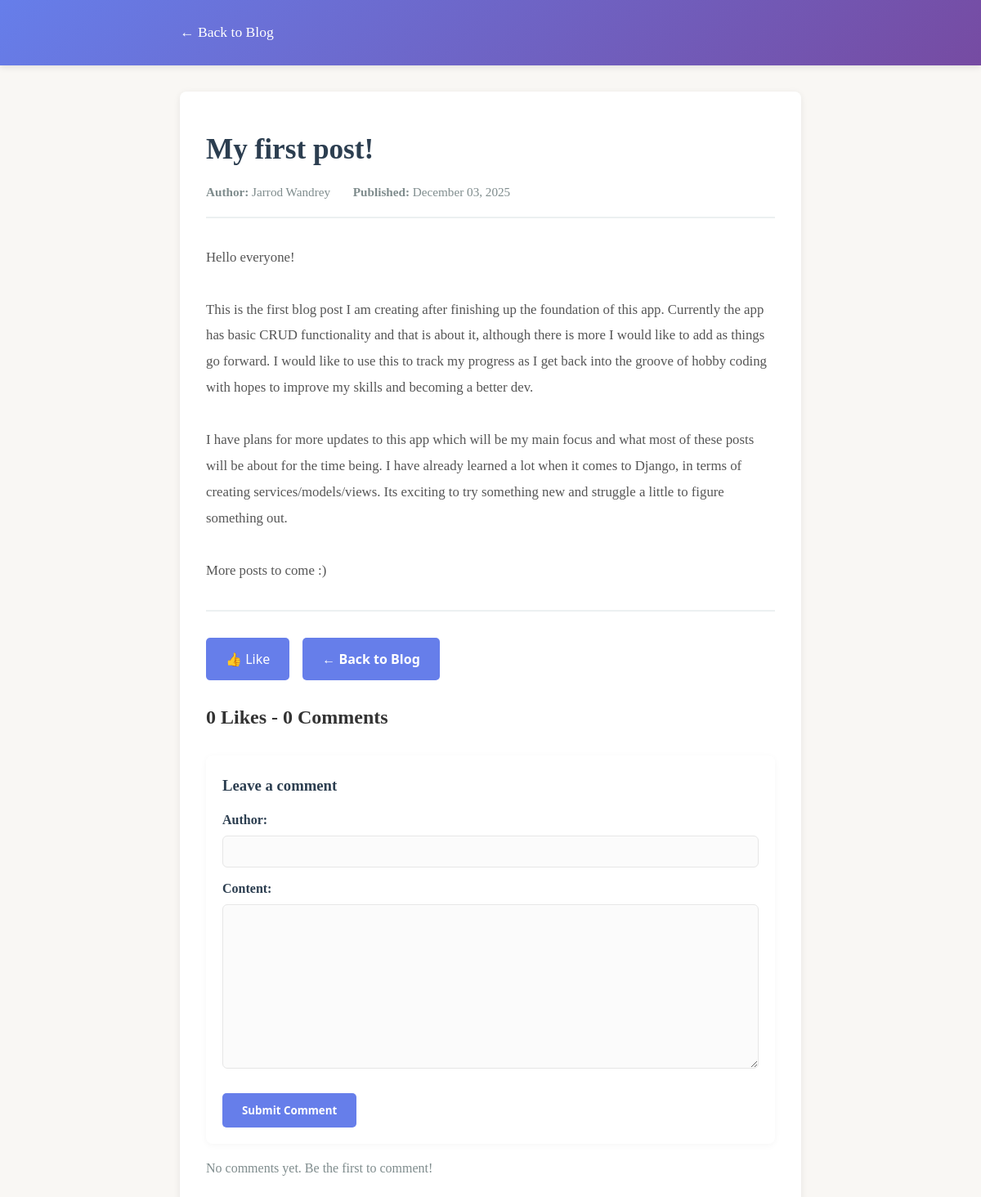
The app's page /show/2/ with its own data.
### blog/models.py (models this page shows)
class Post(models.Model):
    title = models.CharField(max_length=200)
    author = models.CharField(max_length=50)
    content = models.TextField()
    created_at = models.DateTimeField(auto_now_add=True)
    likes = models.IntegerField(default=0)

### blog/views.py (the view, shortened to what this page needs)
# urls.py: path('show/<int:post_id>/', views.show_post, name='show_post'),
def show_post(request, post_id):
    form = CommentForm()
    post = get_post_by_id(post_id)
    if post:
        return render(request, 'show_post.html', {'post': post, 'form': form})
    else:
        return HttpResponse("Post not found", status=404)

### blog/forms.py
class CommentForm(forms.ModelForm):
    author = forms.CharField(max_length=50, required=True, label='Author')
    content = forms.CharField(widget=forms.Textarea, required=True, label='Content')
    class Meta:
        model = Comment
        fields = ['author', 'content']

### blog/services.py (called while the page is built)
def get_post_by_id(post_id):
    try:
        post = Post.objects.get(id=post_id)
        return post
    except Post.DoesNotExist:
        return None

### blog/templates/show_post.html (shortened to what this page needs)
<!DOCTYPE html>
<html lang="en">
<head>
</head>
<body>
    <header>
        <div class="container">
            <a href="/" class="header-link">← Back to Blog</a>
        </div>
    </header>
    <div class="container">
        <div class="post-content-section">
            <h1>{{ post.title }}</h1>
            <div class="post-meta">
                <span><strong>Author:</strong> {{ post.author }}</span>
                <span><strong>Published:</strong> {{ post.created_at|date:"F d, Y" }}</span>
            </div>
            <div class="post-body">{{ post.content|escape }}</div>
            <div class="button-group">
                <a href="/like/{{post.id}}" class="like-btn">👍 Like</a>
                <a href="/" class="btn btn-home">← Back to Blog</a>
            </div>
            <div class="comments-section" style="margin-top:1.5rem;">
                <h2> {{ post.likes }} Like{{ post.likes|pluralize }} - {{ post.comments.count }} Comment{{ post.comments.count|pluralize }}</h2>
                <div class="comment-form">
                    <h3>Leave a comment</h3>
                    <form method="post" action="">
                        {% if user.is_authenticated %}
                        <input type="hidden" name="author" value="{{ user.username }}">
                        <p style="margin-bottom:0.5rem; color:#7f8c8d;">Commenting as <strong>{{ user.username }}</strong></p>
                        {% else %}
                        <div style="margin-bottom:0.75rem;">
                            {{ form.author.label_tag }}
                            {{ form.author }}
                        </div>
                        {% endif %}
                        <div style="margin-bottom:0.75rem;">
                            {{ form.content.label_tag }}
                            {{ form.content }}
                        </div>
                        <button type="submit" class="btn btn-home">Submit Comment</button>
                    </form>
                </div>
                <ul class="comments-list">
                    {% for comment in post.comments.all %}
                    <li class="comment">
                        <p class="meta"><strong>{{ comment.author }}</strong> — <small>{{ comment.created_at|date:"F d, Y H:i" }}</small></p>
                        <p class="body">{{ comment.content|linebreaksbr }}</p>
                    </li>
                    {% empty %}
                    <li class="no-comments" style="color:#7f8c8d;">No comments yet. Be the first to comment!</li>
                    {% endfor %}
                </ul>
            </div>
        </div>
    </div>
</body>
</html>

### blog/templates/show_post.html (style rules this page uses)
* { margin: 0; padding: 0; box-sizing: border-box; }
body { font-family: 'Georgia', 'Garamond', serif; line-height: 1.8; color: #333; background-color: #f9f7f4; }
header { background: linear-gradient(135deg, #667eea 0%, #764ba2 100%); color: white; padding: 1.5rem 0; box-shadow: 0 2px 8px rgba(0,0,0,0.1); }
.container { max-width: 800px; margin: 0 auto; padding: 0 20px; }
.header-link { color: white; text-decoration: none; font-size: 1.1rem; transition: opacity 0.3s ease; }
.post-content-section { background: white; padding: 3rem 2rem; margin: 2rem 0; border-radius: 8px; box-shadow: 0 2px 8px rgba(0,0,0,0.08); }
h1 { font-size: 2.2rem; color: #2c3e50; margin-bottom: 1rem; line-height: 1.3; }
.post-meta { color: #7f8c8d; font-size: 0.95rem; margin-bottom: 2rem; border-bottom: 2px solid #ecf0f1; padding-bottom: 1rem; }
.post-meta span { display: inline-block; margin-right: 1.5rem; }
.post-body { font-size: 1.05rem; line-height: 1.9; color: #555; margin-bottom: 2rem; white-space: pre-wrap; overflow-wrap: break-word; }
.button-group { display: flex; gap: 1rem; margin-top: 2rem; padding-top: 2rem; border-top: 2px solid #ecf0f1; }
.btn { padding: 0.75rem 1.5rem; border: none; border-radius: 5px; text-decoration: none; font-weight: 600; cursor: pointer; transition: all 0.3s ease; font-family: 'Segoe UI', Tahoma, Geneva, Verdana, sans-serif; display: inline-block; text-align: center; }
.btn-home { background-color: #667eea; color: white; }
.comments-section { margin-top: 1.5rem; }
.comments-list { list-style: none; margin-top: 1rem; padding-left: 0; }
.comment-form { margin-top: 1.5rem; background: #fff; padding: 1.25rem; border-radius: 8px; box-shadow: 0 2px 8px rgba(0,0,0,0.04); }
.comment-form h3 { margin-top: 0; margin-bottom: 0.75rem; color: #2c3e50; }
.comment-form label { display:block; margin-bottom:0.25rem; font-weight:600; color:#2c3e50; }
.comment-form input[type="text"], .comment-form textarea, .comment-form input, .comment-form select { width: 100%; padding: 0.6rem; border: 1px solid #e6e6e6; border-radius: 6px; font-family: inherit; font-size: 1rem; color: #333; background: #fbfbfb; box-shadow: inset 0 1px 0 rgba(255,255,255,0.5); }
.comment-form textarea { min-height: 110px; resize: vertical; }
.comment-form .btn { margin-top: 0.5rem; }
.like-btn { display: inline-block; padding: 0.75rem 1.5rem; background-color: #667eea; color: white; text-decoration: none; border-radius: 5px; font-size: 1rem; font-family: 'Segoe UI', Tahoma, Geneva, Verdana, sans-serif; transition: all 0.3s ease; cursor: pointer; }

### records on screen
Post: title "My first post!", author "Jarrod Wandrey", created_at "December 03, 2025", content "Hello everyone! This is the first blog post I am creating after finishing up the foundation of this app. Currently the app has basic CRUD functionality and that is about it, although there is more I would like to add as things go forward. I would like to use this to track my progress as I get back into the groove of hobby coding with hopes to improve my skills and becoming a better dev. I have plans for more updates to this app which will be my main focus and what most of these posts will be about for the time being. I have already learned a lot when it comes to Django, in terms of creating services/models/views. Its exciting to try something new and struggle a little to figure something…", likes "0", comments.count "0"
